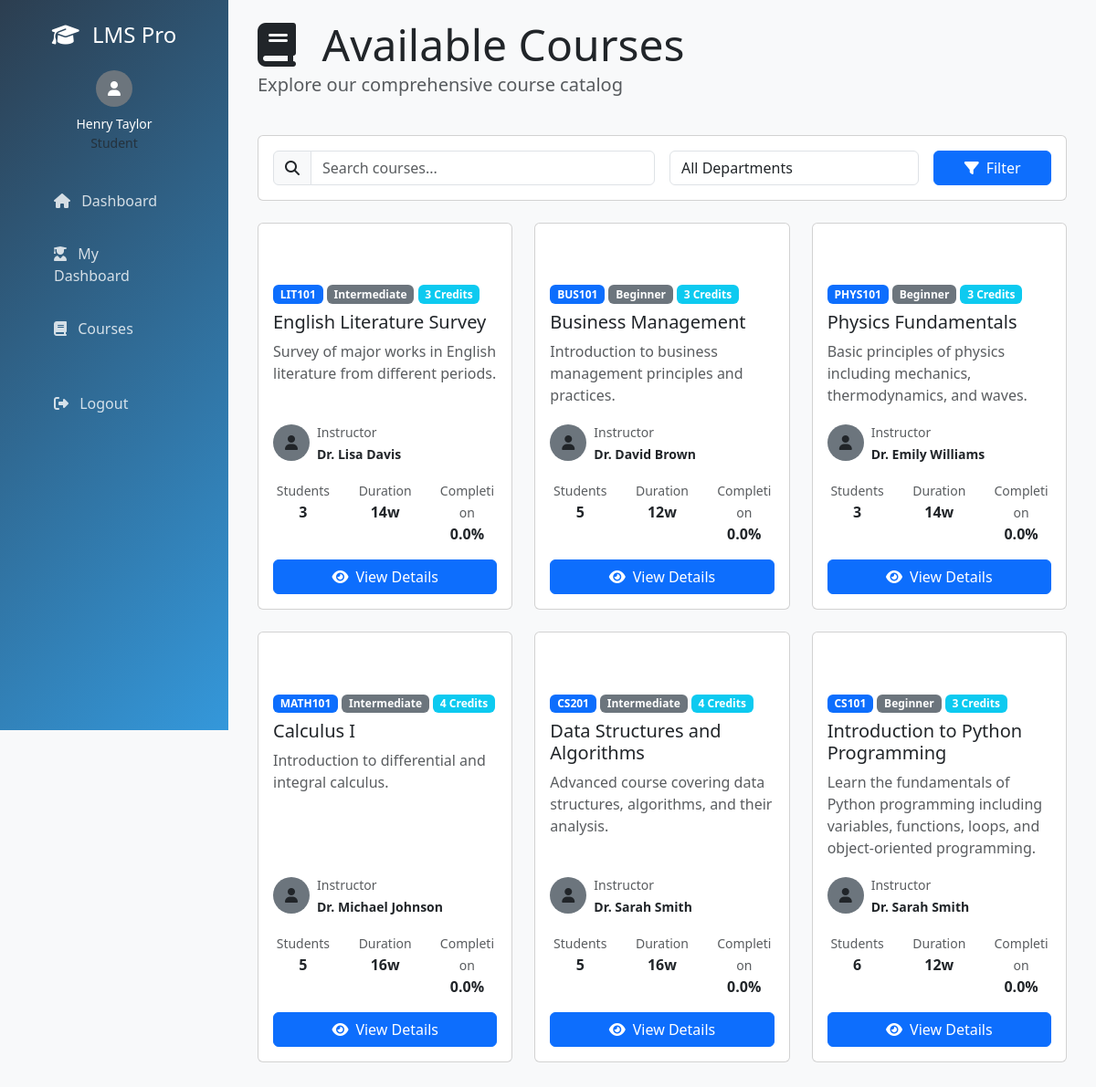
The app's page /courses/ (signed in) with its own data.
### lms/models.py (models this page shows, shortened)
class User(AbstractUser):
    ROLE_CHOICES = [
        ('student', 'Student'),
        ('professor', 'Professor'),
        ('admin', 'Admin'),
        ('manager', 'Manager'),
    ]
    id = models.UUIDField(primary_key=True, default=uuid.uuid4, editable=False)
    role = models.CharField(max_length=20, choices=ROLE_CHOICES, default='student')
    profile_picture = models.ImageField(upload_to='profiles/', blank=True, null=True)
    phone_number = models.CharField(max_length=15, blank=True)
    date_of_birth = models.DateField(blank=True, null=True)
    address = models.TextField(blank=True)
    department_name = models.CharField(max_length=100, blank=True)  # Changed from department to department_name
    student_id = models.CharField(max_length=20, blank=True, unique=True, null=True)
    employee_id = models.CharField(max_length=20, blank=True, unique=True, null=True)
    created_at = models.DateTimeField(auto_now_add=True)
    updated_at = models.DateTimeField(auto_now=True)
    is_active = models.BooleanField(default=True)

class Course(models.Model):
    DIFFICULTY_CHOICES = [
        ('beginner', 'Beginner'),
        ('intermediate', 'Intermediate'),
        ('advanced', 'Advanced'),
    ]
    id = models.UUIDField(primary_key=True, default=uuid.uuid4, editable=False)
    title = models.CharField(max_length=200)
    code = models.CharField(max_length=20, unique=True)
    description = models.TextField()
    instructor = models.ForeignKey(User, on_delete=models.CASCADE, limit_choices_to={'role': 'professor'})
    department = models.ForeignKey(Department, on_delete=models.CASCADE)
    credits = models.IntegerField(validators=[MinValueValidator(1), MaxValueValidator(10)])
    difficulty_level = models.CharField(max_length=20, choices=DIFFICULTY_CHOICES, default='beginner')
    duration_weeks = models.IntegerField(validators=[MinValueValidator(1), MaxValueValidator(52)])
    max_students = models.IntegerField(validators=[MinValueValidator(1)], default=50)
    course_image = models.ImageField(upload_to='courses/', blank=True, null=True)
    is_active = models.BooleanField(default=True)
    start_date = models.DateField()
    end_date = models.DateField()
    created_at = models.DateTimeField(auto_now_add=True)
    updated_at = models.DateTimeField(auto_now=True)
    class Meta:
        ordering = ['-created_at']
    @property
    def enrolled_students_count(self):
        return self.enrollment_set.filter(is_active=True).count()
    @property
    def completion_rate(self):
        total_enrollments = self.enrollment_set.filter(is_active=True).count()
        if total_enrollments == 0:
            return 0
        completed = self.enrollment_set.filter(is_active=True, progress=100).count()
        return round((completed / total_enrollments) * 100, 2)

### lms/views.py (the view)
# urls.py: path('courses/', views.courses_list, name='courses_list'),
@login_required
def courses_list(request):
    courses = Course.objects.filter(is_active=True).select_related('instructor', 'department')
    search_query = request.GET.get('search', '')
    if search_query:
        courses = courses.filter(
            Q(title__icontains=search_query) |
            Q(code__icontains=search_query) |
            Q(description__icontains=search_query)
        )
    department_filter = request.GET.get('department', '')
    if department_filter:
        courses = courses.filter(department__name=department_filter)
    paginator = Paginator(courses, 12)
    page_number = request.GET.get('page')
    page_obj = paginator.get_page(page_number)
    departments = Department.objects.all()
    context = {
        'page_obj': page_obj,
        'search_query': search_query,
        'departments': departments,
        'department_filter': department_filter,
    }
    return render(request, 'lms/courses_list.html', context)

### templates/lms/courses_list.html (shortened to what this page needs)
{% extends 'base.html' %}
{% block content %}
<div class="container-fluid">
    <div class="row mb-4">
        <div class="col-12">
            <h1 class="display-5 mb-0">
                <i class="fas fa-book me-3"></i>
                Available Courses
            </h1>
            <p class="lead text-muted">Explore our comprehensive course catalog</p>
        </div>
    </div>
    <div class="row mb-4">
        <div class="col-12">
            <div class="card">
                <div class="card-body">
                    <form method="get" class="row g-3">
                        <div class="col-md-6">
                            <div class="input-group">
                                <span class="input-group-text">
                                    <i class="fas fa-search"></i>
                                </span>
                                <input type="text" class="form-control" name="search"
                                       value="{{ search_query }}" placeholder="Search courses...">
                            </div>
                        </div>
                        <div class="col-md-4">
                            <select class="form-control" name="department">
                                <option value="">All Departments</option>
                            </select>
                        </div>
                        <div class="col-md-2">
                            <button type="submit" class="btn btn-primary w-100">
                                <i class="fas fa-filter me-2"></i>Filter
                            </button>
                        </div>
                    </form>
                </div>
            </div>
        </div>
    </div>
    <div class="row">
        {% for course in page_obj %}
        <div class="col-lg-4 col-md-6 mb-4">
            <div class="card course-card h-100">
                {% if course.course_image %}
                    <img src="{{ course.course_image.url }}" class="card-img-top course-image" alt="{{ course.title }}">
                {% else %}
                    <div class="card-img-top course-image bg-gradient d-flex align-items-center justify-content-center">
                        <i class="fas fa-book fa-3x text-white"></i>
                    </div>
                {% endif %}
                <div class="card-body d-flex flex-column">
                    <div class="mb-2">
                        <span class="badge bg-primary">{{ course.code }}</span>
                        <span class="badge bg-secondary">{{ course.get_difficulty_level_display }}</span>
                        <span class="badge bg-info">{{ course.credits }} Credits</span>
                    </div>
                    <h5 class="card-title">{{ course.title }}</h5>
                    <p class="card-text text-muted">{{ course.description|truncatewords:20 }}</p>
                    <div class="mt-auto">
                        <div class="d-flex justify-content-between align-items-center mb-3">
                            <div class="d-flex align-items-center">
                                {% if course.instructor.profile_picture %}
                                    <img src="{{ course.instructor.profile_picture.url }}"
                                         class="user-avatar me-2" alt="Instructor">
                                {% else %}
                                    <div class="user-avatar bg-secondary d-flex align-items-center justify-content-center me-2">
                                        <i class="fas fa-user"></i>
                                    </div>
                                {% endif %}
                                <div>
                                    <small class="text-muted">Instructor</small>
                                    <br><strong class="small">{{ course.instructor.first_name }} {{ course.instructor.last_name }}</strong>
                                </div>
                            </div>
                        </div>
                        <div class="row text-center mb-3">
                            <div class="col-4">
                                <small class="text-muted">Students</small>
                                <br><strong>{{ course.enrolled_students_count }}</strong>
                            </div>
                            <div class="col-4">
                                <small class="text-muted">Duration</small>
                                <br><strong>{{ course.duration_weeks }}w</strong>
                            </div>
                            <div class="col-4">
                                <small class="text-muted">Completion</small>
                                <br><strong>{{ course.completion_rate }}%</strong>
                            </div>
                        </div>
                        <div class="d-grid">
                            <a href="{% url 'lms:course_detail' course.id %}" class="btn btn-primary">
                                <i class="fas fa-eye me-2"></i>View Details
                            </a>
                        </div>
                    </div>
                </div>
            </div>
        </div>
        {% endfor %}
    </div>
</div>
{% endblock %}

### templates/base.html (shortened to what this page needs)
<!DOCTYPE html>
<html lang="en">
<head>
    <link href="https://cdn.jsdelivr.net/npm/bootstrap@5.3.0/dist/css/bootstrap.min.css" rel="stylesheet">
    <link href="https://cdnjs.cloudflare.com/ajax/libs/font-awesome/6.4.0/css/all.min.css" rel="stylesheet">
</head>
<body>
    {% if user.is_authenticated %}
    <nav class="sidebar">
        <div class="p-4">
            <h4 class="text-center mb-4">
                <i class="fas fa-graduation-cap me-2"></i>
                LMS Pro
            </h4>
            <div class="text-center mb-4">
                <div class="user-avatar bg-secondary d-flex align-items-center justify-content-center mb-2 mx-auto">
                    <i class="fas fa-user"></i>
                </div>
                <div class="small">{{ user.first_name }} {{ user.last_name }}</div>
                <div class="small text-muted">{{ user.get_role_display }}</div>
            </div>
            <ul class="nav flex-column">
                <li class="nav-item">
                    <a class="nav-link" href="{% url 'lms:home' %}">
                        <i class="fas fa-home me-2"></i> Dashboard
                    </a>
                </li>
                {% if user.role == 'student' %}
                <li class="nav-item">
                    <a class="nav-link" href="{% url 'lms:student_dashboard' %}">
                        <i class="fas fa-user-graduate me-2"></i> My Dashboard
                    </a>
                </li>
                {% elif user.role == 'professor' %}
                <li class="nav-item">
                    <a class="nav-link" href="{% url 'lms:professor_dashboard' %}">
                        <i class="fas fa-chalkboard-teacher me-2"></i> My Dashboard
                    </a>
                </li>
                {% elif user.role == 'admin' %}
                <li class="nav-item">
                    <a class="nav-link" href="{% url 'lms:admin_dashboard' %}">
                        <i class="fas fa-cogs me-2"></i> Admin Panel
                    </a>
                </li>
                {% elif user.role == 'manager' %}
                <li class="nav-item">
                    <a class="nav-link" href="{% url 'lms:manager_dashboard' %}">
                        <i class="fas fa-chart-line me-2"></i> Analytics
                    </a>
                </li>
                {% endif %}
                <li class="nav-item">
                    <a class="nav-link" href="{% url 'lms:courses_list' %}">
                        <i class="fas fa-book me-2"></i> Courses
                    </a>
                </li>
                <li class="nav-item mt-4">
                    <a class="nav-link" href="{% url 'lms:logout' %}">
                        <i class="fas fa-sign-out-alt me-2"></i> Logout
                    </a>
                </li>
            </ul>
        </div>
    </nav>
    {% endif %}
    <div class="{% if user.is_authenticated %}main-content{% else %}login-content container mt-4{% endif %}">
        {% block content %}{% endblock %}
    </div>
</body>
</html>

### templates/base.html (style rules this page uses)
body { font-family: 'Segoe UI', Tahoma, Geneva, Verdana, sans-serif; background-color: #f8f9fa; }
.sidebar { min-height: 100vh; background: linear-gradient(135deg, #2c3e50, #3498db); color: white; position: fixed; top: 0; left: 0; width: 250px; z-index: 1000; }
.main-content { margin-left: 250px; padding: 20px; min-height: 100vh; }
.sidebar .nav-link { color: rgba(255, 255, 255, 0.8); padding: 12px 20px; margin: 5px 15px; border-radius: 8px; }
.user-avatar { width: 40px; height: 40px; border-radius: 50%; }

### records on screen
User: first_name "Henry", last_name "Taylor", role "Student"
Course: code "LIT101", difficulty_level "Intermediate", credits "3", title "English Literature Survey", description "Survey of major works in English literature from different periods.", instructor.first_name "Dr. Lisa", instructor.last_name "Davis", enrolled_students_count "3", duration_weeks "14", completion_rate "0.0"
Course: code "BUS101", difficulty_level "Beginner", credits "3", title "Business Management", description "Introduction to business management principles and practices.", instructor.first_name "Dr. David", instructor.last_name "Brown", enrolled_students_count "5", duration_weeks "12", completion_rate "0.0"
Course: code "PHYS101", difficulty_level "Beginner", credits "3", title "Physics Fundamentals", description "Basic principles of physics including mechanics, thermodynamics, and waves.", instructor.first_name "Dr. Emily", instructor.last_name "Williams", enrolled_students_count "3", duration_weeks "14", completion_rate "0.0"
Course: code "MATH101", difficulty_level "Intermediate", credits "4", title "Calculus I", description "Introduction to differential and integral calculus.", instructor.first_name "Dr. Michael", instructor.last_name "Johnson", enrolled_students_count "5", duration_weeks "16", completion_rate "0.0"
Course: code "CS201", difficulty_level "Intermediate", credits "4", title "Data Structures and Algorithms", description "Advanced course covering data structures, algorithms, and their analysis.", instructor.first_name "Dr. Sarah", instructor.last_name "Smith", enrolled_students_count "5", duration_weeks "16", completion_rate "0.0"
Course: code "CS101", difficulty_level "Beginner", credits "3", title "Introduction to Python Programming", description "Learn the fundamentals of Python programming including variables, functions, loops, and object-oriented programming.", instructor.first_name "Dr. Sarah", instructor.last_name "Smith", enrolled_students_count "6", duration_weeks "12", completion_rate "0.0"
